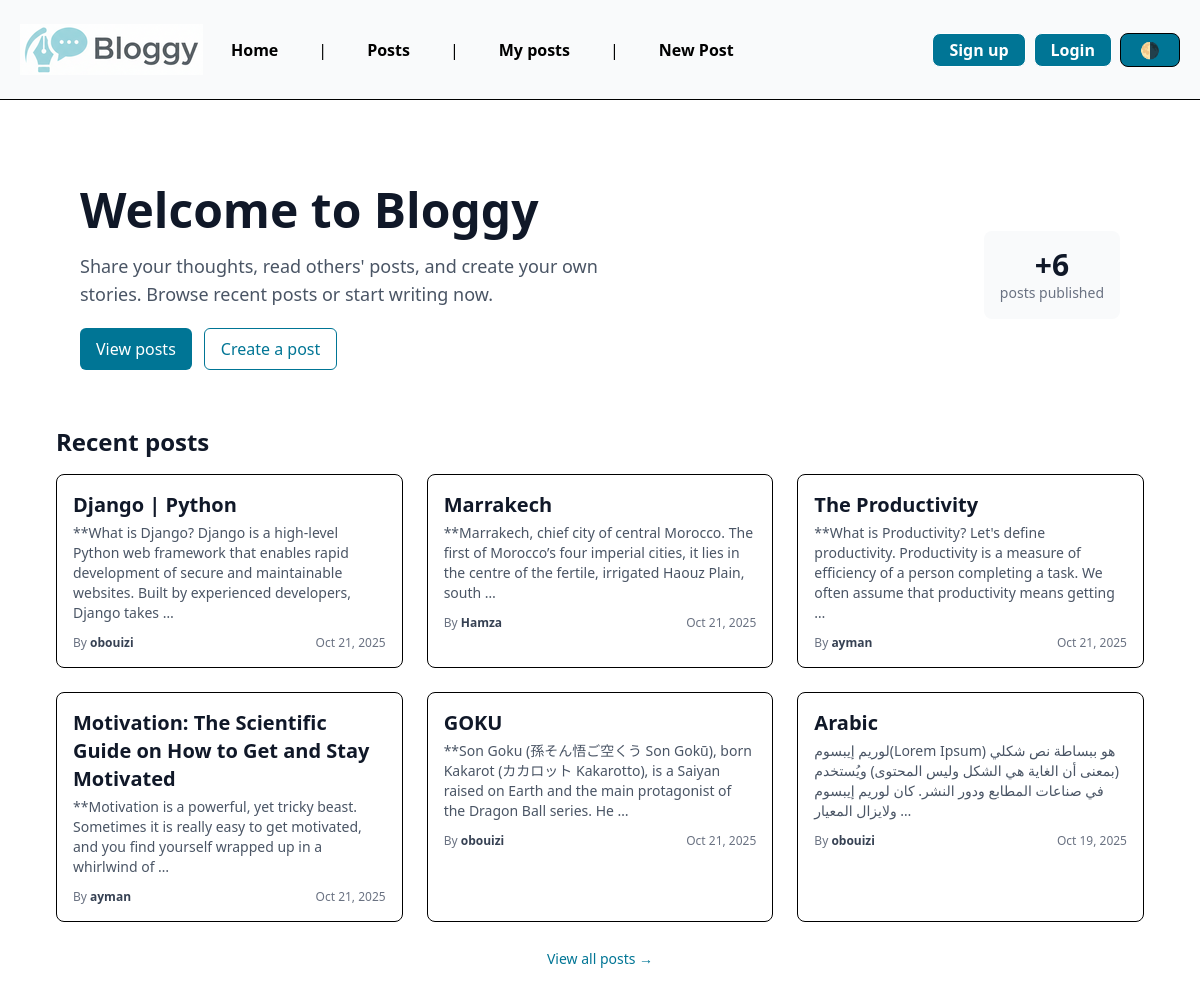
The page / on the database its author committed.
### posts/models.py (models this page shows, shortened)
class Post(models.Model):
	title = models.CharField(max_length=75)
	body = models.TextField()
	slug = models.SlugField(primary_key=True)
	dateTime = models.DateTimeField(auto_now_add=True)
	Banner = models.ImageField(blank=True)
	author = models.ForeignKey(User, on_delete=models.CASCADE, default=None)

### blog/views.py (the view)
# urls.py: path('', views.home_page, name="home"),
def home_page(request):
    recent_posts = Post.objects.filter().order_by('-dateTime')
    total_posts = Post.objects.count()
    return render(request, 'home.html', { 'recent_posts': recent_posts, 'total_posts': total_posts })

### templates/home.html (shortened to what this page needs)
{% extends "./layout.html" %}
{% block content %}
<div class="max-w-6xl mx-auto px-4 sm:px-6 lg:px-8 pt-8">
  <section class="bg-white dark:bg-gray-900 rounded-lg p-6 mb-8">
    <div class="flex flex-col md:flex-row md:items-center md:justify-between gap-4">
      <div>
        <h1 class="text-3xl sm:text-4xl lg:text-5xl font-extrabold text-gray-900 dark:text-white leading-tight">
          Welcome to Bloggy
        </h1>
        <p class="mt-3 text-sm sm:text-base lg:text-lg text-gray-600 dark:text-gray-300 max-w-xl">
          Share your thoughts, read others' posts, and create your own stories. Browse recent posts or start writing now.
        </p>
        <div class="mt-5 flex flex-wrap gap-3">
          <a href="{% url 'posts:list' %}"
             class="inline-flex items-center px-4 py-2 bg-cyan-700 hover:bg-cyan-800 text-white rounded-md text-sm sm:text-base">
            View posts
          </a>
          <a href="{% url 'posts:new_post' %}"
             class="inline-flex items-center px-4 py-2 border border-cyan-700 text-cyan-700 hover:bg-cyan-50 dark:hover:bg-gray-800 rounded-md text-sm sm:text-base">
            Create a post
          </a>
        </div>
      </div>
      <div class="hidden md:flex items-center bg-gray-50 dark:bg-gray-800 p-4 rounded-lg">
        <div class="text-center">
          <div class="text-2xl sm:text-3xl font-bold text-gray-900 dark:text-white">+{{ total_posts|default:0 }}</div>
          <div class="text-xs sm:text-sm text-gray-500 dark:text-gray-300">posts published</div>
        </div>
      </div>
    </div>
  </section>
  <section>
    <h2 class="text-xl sm:text-2xl font-semibold text-gray-900 dark:text-white mb-4">Recent posts</h2>
    {% if recent_posts %}
      <div class="grid grid-cols-1 sm:grid-cols-2 lg:grid-cols-3 gap-6">
        {% for post in recent_posts %}
          <article class="bg-white dark:bg-gray-800 border hover:border-cyan-600 rounded-lg p-4 hover:shadow-md transition-shadow">
            <a href="{% url 'posts:page' post.slug %}" class="block">
              <h3 class="text-lg sm:text-xl font-semibold text-gray-900 dark:text-white mb-1">{{ post.title }}</h3>
              <p class="text-sm text-gray-600 dark:text-gray-300 mb-3">
                {{ post.body|truncatewords:25 }}
              </p>
            </a>
            <div class="flex items-center justify-between text-xs text-gray-500 dark:text-gray-400">
              <div>
                {% if post.author %}
                  <span>By <strong class="text-gray-700 dark:text-gray-200">{{ post.author.username }}</strong></span>
                {% endif %}
              </div>
              <time datetime="{{ post.dateTime|date:'c' }}">{{ post.dateTime|date:"M j, Y" }}</time>
            </div>
          </article>
        {% endfor %}
      </div>
      <div class="mt-6 text-center">
        <a href="{% url 'posts:list' %}" class="text-sm text-cyan-700 hover:underline">View all posts →</a>
      </div>
    {% else %}
      <div class="rounded-lg bg-gray-50 dark:bg-gray-800 p-6 text-center">
        <p class="text-gray-700 dark:text-gray-200">No posts yet. Be the first to <a class="text-cyan-700" href="{% url 'posts:new_post' %}">create one</a>!</p>
      </div>
    {% endif %}
  </section>
</div>
{% endblock content %}

### rows shown on the page
Post: title "Django | Python", body "**What is Django? Django is a high-level Python web framework that enables rapid development of secure and maintainable websites. Built by experienced developers, Django takes …", author.username "obouizi", dateTime "Oct 21, 2025"
Post: title "Marrakech", body "**Marrakech, chief city of central Morocco. The first of Morocco’s four imperial cities, it lies in the centre of the fertile, irrigated Haouz Plain, south …", author.username "Hamza", dateTime "Oct 21, 2025"
Post: title "The Productivity", body "**What is Productivity? Let's define productivity. Productivity is a measure of efficiency of a person completing a task. We often assume that productivity means getting …", author.username "ayman", dateTime "Oct 21, 2025"
Post: title "Motivation: The Scientific Guide on How to Get and Stay Motivated", body "**Motivation is a powerful, yet tricky beast. Sometimes it is really easy to get motivated, and you find yourself wrapped up in a whirlwind of …", author.username "ayman", dateTime "Oct 21, 2025"
Post: title "GOKU", body "**Son Goku (孫そん悟ご空くう Son Gokū), born Kakarot (カカロット Kakarotto), is a Saiyan raised on Earth and the main protagonist of the Dragon Ball series. He …", author.username "obouizi", dateTime "Oct 21, 2025"
Post: title "Arabic", body "لوريم إيبسوم(Lorem Ipsum) هو ببساطة نص شكلي (بمعنى أن الغاية هي الشكل وليس المحتوى) ويُستخدم في صناعات المطابع ودور النشر. كان لوريم إيبسوم ولايزال المعيار …", author.username "obouizi", dateTime "Oct 19, 2025"

### other values the page prints
{{ total_posts|default:0 }} "6"
